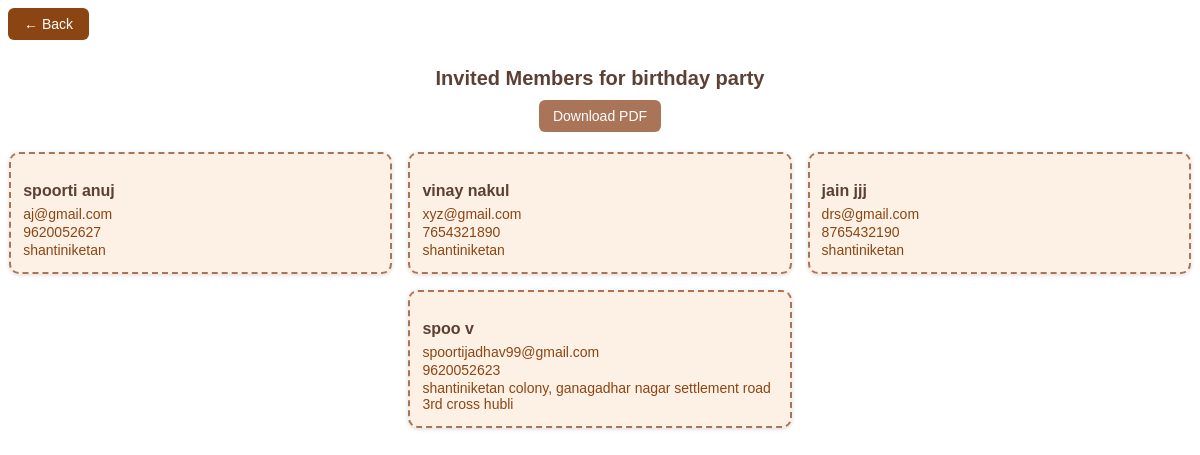
The app's page /events/4/invited-members/ (signed in) with its own data.
### users/models.py (models this page shows, shortened)
class Event(models.Model):
    user = models.ForeignKey(NewUser, on_delete=models.CASCADE)
    title = models.CharField(max_length=200)
    description = models.TextField(blank=True)
    date = models.DateField()
    time = models.TimeField()
    location = models.CharField(max_length=200, blank=True)
    created_at = models.DateTimeField(default=timezone.now)
    is_deleted = models.BooleanField(default=False)  # Soft delete

class NewUser(AbstractUser):
    username= models.CharField( max_length=150, unique=True, null=True, blank=True,)
    user_type = models.CharField(max_length=20, choices=[('admin', 'Admin'), ('user', 'User')], default='User')
    first_name = models.CharField(max_length=150)
    middle_name = models.CharField(max_length=150, blank=True)
    last_name = models.CharField(max_length=150)
    gotra = models.CharField(max_length=150, blank=True)
    DOB = models.DateField(null=True, blank=True)
    gender = models.CharField(max_length=20, choices=GENDER_CHOICES)
    profile_picture = models.ImageField(upload_to='profile_pictures/', null=True, blank=True)
    email = models.EmailField(unique=True, default='example@mail.com', blank=True)
    password = models.CharField(max_length=128)
    phone_number = models.CharField(max_length=15, unique=True, null=True, blank=True)  # Unique phone number
    whatsapp_number = models.CharField(max_length=15, null=True, blank=True)  # Optional
    blood_group = models.CharField(max_length=10, blank=True)
    pant = models.CharField(max_length=20, blank=True)
    pantoption = models.CharField(max_length=20, blank=True, null=True)
    marudar_place = models.CharField(max_length=150, blank=True)
    state = models.CharField(max_length=100, blank=True)
    city = models.CharField(max_length=100, blank=True)
    pincode = models.CharField(max_length=10, blank=True)
    residential_address = models.TextField(blank=True)
    business_name = models.CharField(max_length=150, blank=True)
    business_type = models.CharField(max_length=150, blank=True)
    industry = models.CharField(max_length=150, blank=True)
    website = models.URLField(blank=True)
    business_address = models.TextField(blank=True)
    is_active = models.BooleanField(default=False)
    date_joined = models.DateTimeField(auto_now_add=True)
    last_login = models.DateTimeField(null=True, blank=True)
    is_deleted = models.BooleanField(default=False)  # Soft delete flag
    deleted_at = models.DateTimeField(null=True, blank=True)
    added_by = models.ForeignKey('self', on_delete=models.SET_NULL, null=True, blank=True, related_name='added_users')

### users/views.py (the view)
# urls.py: path('events/<int:event_id>/invited-members/', views.invited_members_list, name='invited_members_list'),
@login_required
def invited_members_list(request, event_id):
    event = get_object_or_404(Event, id=event_id)
    try:
        invite = Invite.objects.get(user=request.user, event=event)
        invited_members = invite.members.all()
    except Invite.DoesNotExist:
        invited_members = []
    return render(request, 'invited_members_list.html', {
        'event': event,
        'invited_members': invited_members
    })

### users/templates/invited_members_list.html (shortened to what this page needs)
<button class="back-button" onclick="window.history.back()">← Back</button>
<h2 class="invited-heading">Invited Members for {{ event.title }}</h2>
<button class="download-button" onclick="downloadPDF()">Download PDF</button>
<div class="invited-cards-container">
    {% if invited_members %}
        {% for member in invited_members %}
            <div class="invited-card">
                <h3 class="invited-name">{{ member.first_name }} {{ member.last_name }}</h3>
                <p class="invited-detail">{{ member.email }}</p>
                <p class="invited-detail">{{ member.phone_number }}</p>
                <p class="invited-detail">{{ member.residential_address }}</p>
            </div>
        {% endfor %}
    {% else %}
        <p class="invited-empty">No members invited yet.</p>
    {% endif %}
</div>

### users/templates/invited_members_list.html (style rules this page uses)
.back-button { background-color: #8B4513; color: #fff; border: none; padding: 8px 16px; margin-bottom: 10px; font-size: 14px; border-radius: 6px; cursor: pointer; font-family: 'Nunito', sans-serif; }
.invited-heading { color: #5C4033; font-family: 'Nunito', sans-serif; font-size: 20px; text-align: center; margin-bottom: 10px; }
.download-button { background-color: #a97458; color: #fff; border: none; padding: 8px 14px; border-radius: 6px; font-size: 14px; font-family: 'Nunito', sans-serif; cursor: pointer; margin: 10px auto 20px; display: block; }
.invited-cards-container { display: flex; flex-wrap: wrap; justify-content: center; gap: 16px; }
.invited-card { width: 30%; min-width: 200px; background-color: #fdf1e6; border: 2px dashed #a97458; border-radius: 10px; padding: 12px; box-shadow: 0 1px 4px rgba(92, 64, 51, 0.2); font-family: 'Nunito', sans-serif; text-align: left; }
.invited-name { font-size: 16px; font-weight: bold; color: #5C4033; margin-bottom: 6px; }
.invited-detail { font-size: 14px; color: #8B4513; margin: 2px 0; }

### records on screen
Event: title "birthday party"
NewUser: first_name "spoorti", last_name "anuj", email "aj@gmail.com", phone_number "9620052627", residential_address "shantiniketan"
NewUser: first_name "vinay", last_name "nakul", email "xyz@gmail.com", phone_number "7654321890", residential_address "shantiniketan"
NewUser: first_name "jain", last_name "jjj", email "drs@gmail.com", phone_number "8765432190", residential_address "shantiniketan"
NewUser: first_name "spoo", last_name "v", email "spoortijadhav99@gmail.com", phone_number "9620052623", residential_address "shantiniketan colony, ganagadhar nagar settlement road 3rd cross hubli"
